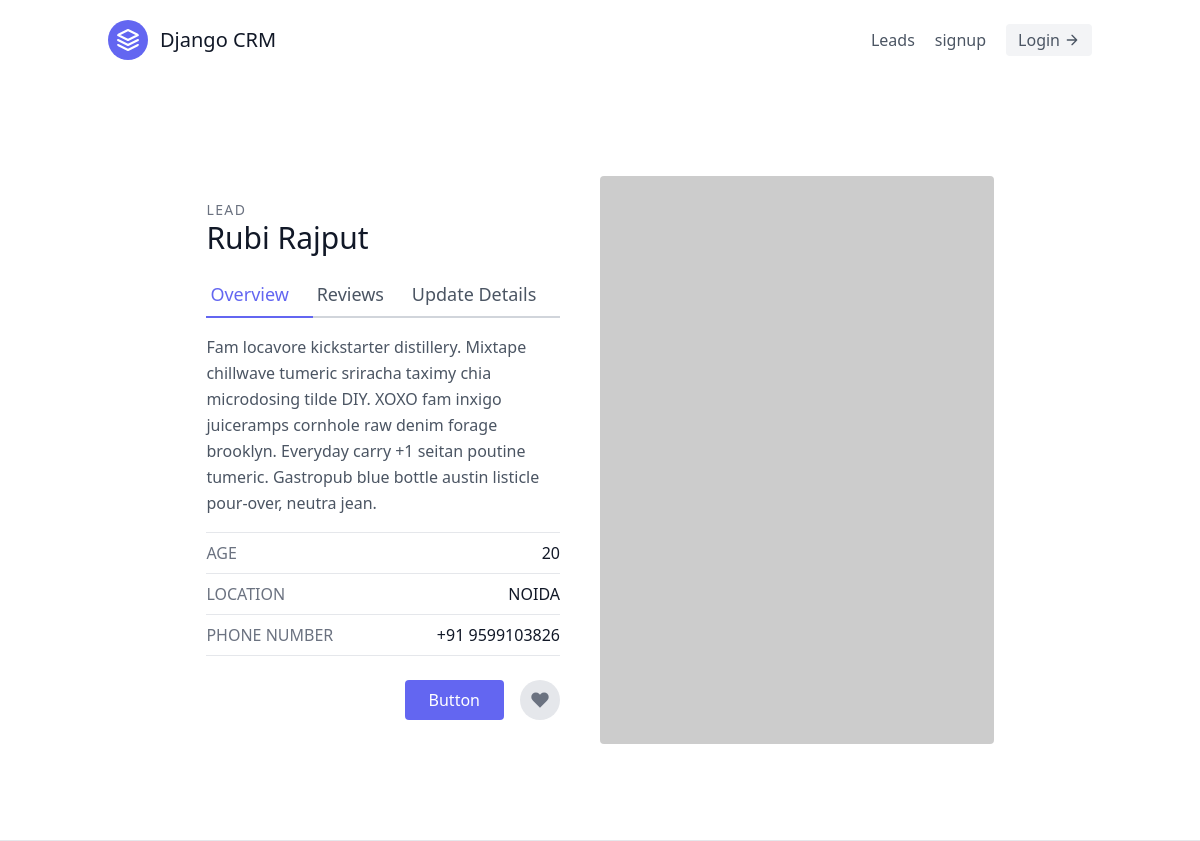
The page /1 on the database its author committed.
### leads/models.py (models this page shows, shortened)
class Lead(models.Model):
    first_name = models.CharField(max_length=30)
    last_name = models.CharField(max_length=30)
    age = models.IntegerField(default=0)
    agent = models.ForeignKey("Agent",on_delete=models.CASCADE)

### leads/views.py (the view)
# urls.py: path("<int:pk>",LeadDetailView.as_view(),name="detail"),
class LeadDetailView(generic.DetailView):
    template_name = "leads/lead_detail.html"
    queryset = Lead.objects.all()
    context_object_name = "lead"

### leads/templates/leads/lead_detail.html (shortened to what this page needs)
{% extends "base.html" %}
{% block content %}
<section class="text-gray-600 body-font overflow-hidden">
    <div class="container px-5 py-24 mx-auto">
      <div class="lg:w-4/5 mx-auto flex flex-wrap">
        <div class="lg:w-1/2 w-full lg:pr-10 lg:py-6 mb-6 lg:mb-0">
          <h2 class="text-sm title-font text-gray-500 tracking-widest">LEAD</h2>
          <h1 class="text-gray-900 text-3xl title-font font-medium mb-4">{{lead.first_name}} {{lead.last_name}}</h1>
          <div class="flex mb-4">
            <a href="{% url 'leads:detail' lead.pk %}" class="flex-grow text-indigo-500 border-b-2 border-indigo-500 py-2 text-lg px-1">
              Overview
            </a>
            <a class="flex-grow border-b-2 border-gray-300 py-2 text-lg px-1">
              Reviews
            </a>
            <a href="{% url 'leads:update' lead.pk %}"
            class="flex-grow border-b-2 border-gray-300 py-2 text-lg px-1">
              Update Details
            </a>
          </div>
          <p class="leading-relaxed mb-4">Fam locavore kickstarter distillery. Mixtape chillwave tumeric sriracha taximy
            chia microdosing tilde DIY. XOXO fam inxigo juiceramps cornhole raw denim forage brooklyn. Everyday carry +1
            seitan poutine tumeric. Gastropub blue bottle austin listicle pour-over, neutra jean.</p>
          <div class="flex border-t border-gray-200 py-2">
            <span class="text-gray-500">AGE</span>
            <span class="ml-auto text-gray-900">{{lead.age}}</span>
          </div>
          <div class="flex border-t border-gray-200 py-2">
            <span class="text-gray-500">LOCATION</span>
            <span class="ml-auto text-gray-900">NOIDA</span>
          </div>
          <div class="flex border-t border-b mb-6 border-gray-200 py-2">
            <span class="text-gray-500">PHONE NUMBER</span>
            <span class="ml-auto text-gray-900">+91 9599103826</span>
          </div>
          <div class="flex">
            <button
              class="flex ml-auto text-white bg-indigo-500 border-0 py-2 px-6 focus:outline-none hover:bg-indigo-600 rounded">Button</button>
            <button
              class="rounded-full w-10 h-10 bg-gray-200 p-0 border-0 inline-flex items-center justify-center text-gray-500 ml-4">
              <svg fill="currentColor" stroke-linecap="round" stroke-linejoin="round" stroke-width="2" class="w-5 h-5"
                viewBox="0 0 24 24">
                <path
                  d="M20.84 4.61a5.5 5.5 0 00-7.78 0L12 5.67l-1.06-1.06a5.5 5.5 0 00-7.78 7.78l1.06 1.06L12 21.23l7.78-7.78 1.06-1.06a5.5 5.5 0 000-7.78z">
                </path>
              </svg>
            </button>
          </div>
        </div>
        <img alt="ecommerce" class="lg:w-1/2 w-full lg:h-auto h-64 object-cover object-center rounded"
          src="https://dummyimage.com/400x400">
      </div>
    </div>
  </section>
{% endblock %}

### rows shown on the page
Lead: first_name "Rubi", last_name "Rajput", age "20"
